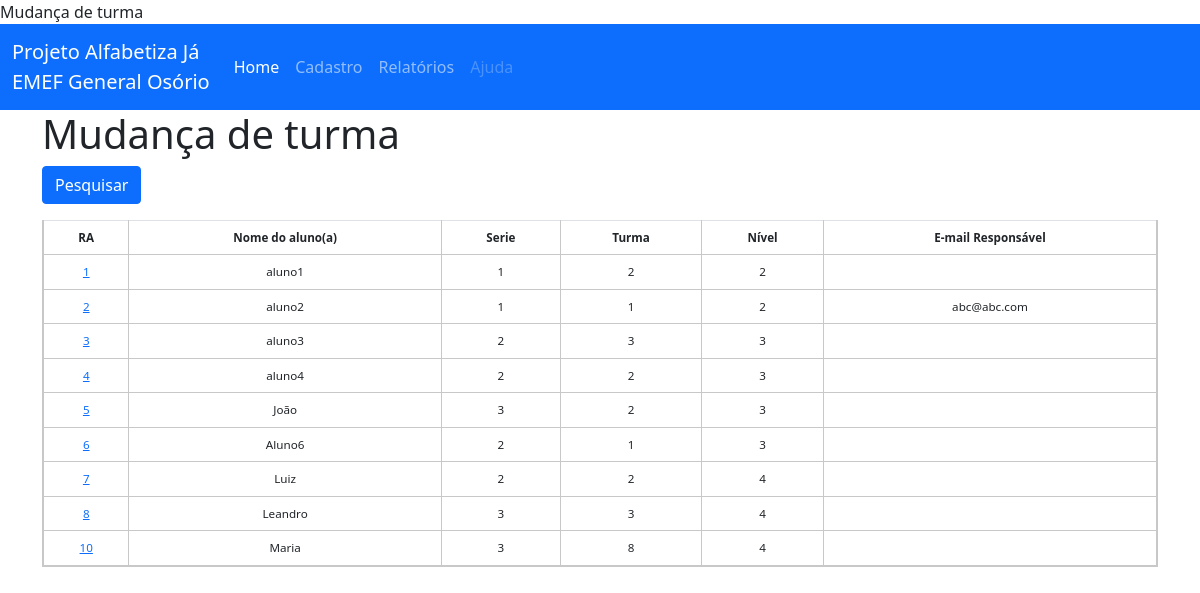
The page /mnucadastro/mudnv on the database its author committed.
### app.py (models this page shows)
class alunos(db.Model):   # Nome da tabela e campos conforme banco de dados
    aln_id = db.Column(db.Integer, primary_key=True) # RA do aluno
    aln_nome = db.Column(db.String(45), nullable=False)
    aln_matriculado = db.Column(db.Boolean,default=True)
    aln_serie = db.Column(db.Integer, nullable=False)
    aln_turma = db.Column(db.Integer, nullable=False)
    aln_nivel = db.Column(db.Integer, nullable=False)
    aln_email_resp = db.Column(db.String(45))
    aln_obs = db.Column(db.String(150))

### app.py (the view)
@app.route('/mnucadastro/mudnv', methods=('GET', 'POST'))
def mudanca_nv():
    lista_aln = alunos.query.all()
    return render_template('mudancas/mudnv.html', lista_aln=lista_aln)

### templates/mudancas/mudnv.html
{% extends 'base.html' %}
{% block content %}
<h1>{% block title %}Mudança de turma{% endblock %}</h1>
<p>
    <a href="{{ url_for('lst_aln')}}" class="btn btn-primary">Pesquisar</a>
<br/>
<div>
  <table class="table table-bordered">
    <tr>
      <th>RA</th>
      <th>Nome do aluno(a)</th>
      <th>Serie</th>
      <th>Turma</th>
      <th>Nível</th>
      <th>E-mail Responsável</th>
    </tr>
    {% for lista in lista_aln %}
    <tr>
      <td><a href="{{ url_for('alt_mudnv',id=lista['aln_id'])}}">{{ lista['aln_id'] }} </a></td>
      <td>{{ lista['aln_nome'] }}</td>
      <td>{{ lista['aln_serie'] }}</td>
      <td>{{ lista['aln_turma'] }}</td>
      <td>{{ lista['aln_nivel'] }}</td>
      <td>{{ lista['aln_email_resp'] }}</td>
    </tr>
    {% endfor %}
</table>
</div>
</p>
{% endblock %}

### static/css/style.css (style rules this page uses)
td, th, tr, tbody { border-bottom: 2px solid #c8c8c8; border-left: 2px solid #c8c8c8; border-right: 2px solid #c8c8c8; border-collapse: collapse; text-align: center; padding: 10px; margin-bottom: 40px; font-size: 0.9em; }

### rows shown on the page
alunos: aln_id "1", aln_nome "aluno1", aln_serie "1", aln_turma "2", aln_nivel "2"
alunos: aln_id "2", aln_nome "aluno2", aln_serie "1", aln_turma "1", aln_nivel "2", aln_email_resp "abc@abc.com"
alunos: aln_id "3", aln_nome "aluno3", aln_serie "2", aln_turma "3", aln_nivel "3"
alunos: aln_id "4", aln_nome "aluno4", aln_serie "2", aln_turma "2", aln_nivel "3"
alunos: aln_id "5", aln_nome "João", aln_serie "3", aln_turma "2", aln_nivel "3"
alunos: aln_id "6", aln_nome "Aluno6", aln_serie "2", aln_turma "1", aln_nivel "3"
alunos: aln_id "7", aln_nome "Luiz", aln_serie "2", aln_turma "2", aln_nivel "4"
alunos: aln_id "8", aln_nome "Leandro", aln_serie "3", aln_turma "3", aln_nivel "4"
alunos: aln_id "10", aln_nome "Maria", aln_serie "3", aln_turma "8", aln_nivel "4"
